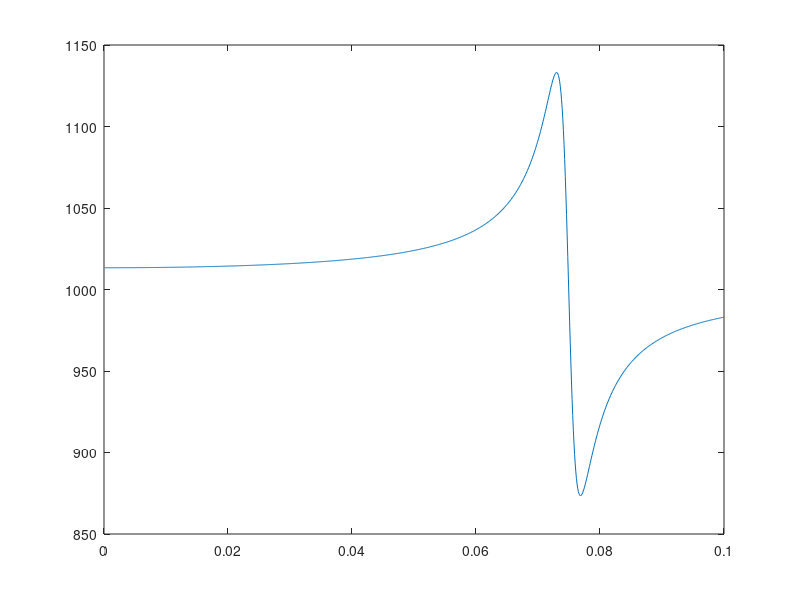

Write MATLAB code to recreate this figure.
clc;
clear all;

um_scale=1000;
NiFe_frq = 1/(0.0838297450980392*um_scale);
NiFe_gam = 1/(0.259381156903766*um_scale);
NiFe_sig = 1;

eV_um_scale = 1.0/1.23984193;
Cu_plasma_frq = 10.83*eV_um_scale;
Cu_f0 = 0.575;
Cu_frq0 = 1e-10;
Cu_gam0 = 0.030*eV_um_scale;
Cu_sig0 = Cu_f0*(Cu_plasma_frq*Cu_plasma_frq)/(Cu_frq0*Cu_frq0);
Cu_f1 = 0.061;
Cu_frq1 = 0.291*eV_um_scale;
Cu_gam1 = 0.378*eV_um_scale;
Cu_sig1 = Cu_f1*(Cu_plasma_frq*Cu_plasma_frq)/(Cu_frq1*Cu_frq1);
Cu_f2 = 0.104;
Cu_frq2 = 2.957*eV_um_scale;      
Cu_gam2 = 1.056*eV_um_scale;
Cu_sig2 = Cu_f2*(Cu_plasma_frq*Cu_plasma_frq)/(Cu_frq2*Cu_frq2);
Cu_f3 = 0.723;
Cu_frq3 = 5.300*eV_um_scale;      
Cu_gam3 = 3.213*eV_um_scale;
Cu_sig3 = Cu_f3*(Cu_plasma_frq*Cu_plasma_frq)/(Cu_frq3*Cu_frq3);
Cu_f4 = 0.638;
Cu_frq4 = 11.18*eV_um_scale;
Cu_gam4 = 4.305*eV_um_scale;
Cu_sig4 = Cu_f4*(Cu_plasma_frq*Cu_plasma_frq)/(Cu_frq4*Cu_frq4);
sigma_Cu=Cu_sig0;


mu0=1000;
sigmad=0;
sigma0=NiFe_sig;
omega0=2*pi*NiFe_frq;
gamma0=NiFe_gam;
n=1;
for omega=0:0.0001:0.1
    eps(n)=(1+(i*sigmad/omega))*(mu0+(sigma0*omega0)/(omega0*omega0-omega*omega-i*omega*gamma0));
    n=n+1;
end
plot(0:0.0001:0.1,eps)


% eps0=1;
% sigmad=1000;
% n=1;
% sum=0;
% for omega=0:0.0001:0.01
%     sum=0;
%     sum=sum+(Cu_sig0*2*pi*Cu_frq0)/(2*pi*Cu_frq0*2*pi*Cu_frq0-omega*omega-i*omega*Cu_gam0);
%     sum=sum+(Cu_sig1*2*pi*Cu_frq1)/(2*pi*Cu_frq1*2*pi*Cu_frq1-omega*omega-i*omega*Cu_gam1);
%     sum=sum+(Cu_sig2*2*pi*Cu_frq2)/(2*pi*Cu_frq2*2*pi*Cu_frq2-omega*omega-i*omega*Cu_gam2);
%     sum=sum+(Cu_sig3*2*pi*Cu_frq3)/(2*pi*Cu_frq3*2*pi*Cu_frq3-omega*omega-i*omega*Cu_gam3);
%     sum=sum+(Cu_sig4*2*pi*Cu_frq4)/(2*pi*Cu_frq4*2*pi*Cu_frq4-omega*omega-i*omega*Cu_gam4);
%     
%     eps(n)=(1+(i*sigmad/omega))*(eps0+sum);
%     n=n+1;
% end
% plot(0:0.0001:0.01,abs(eps))
